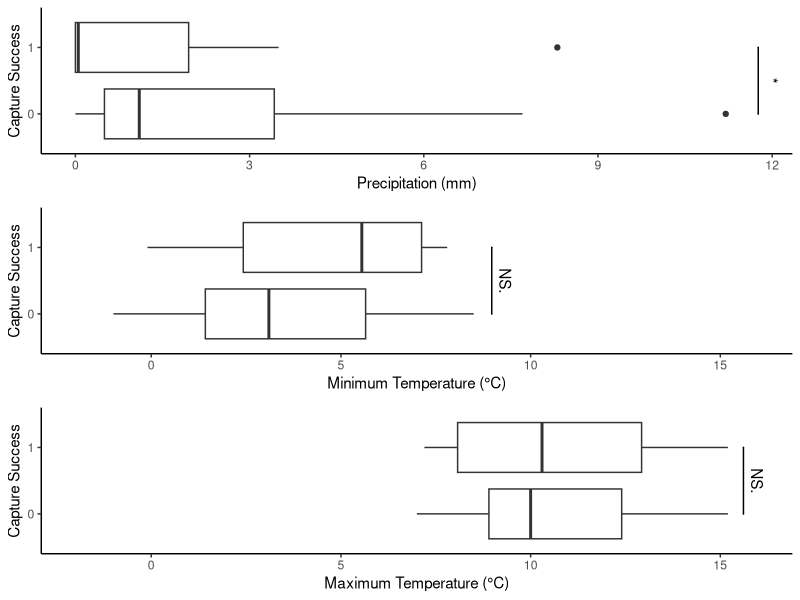
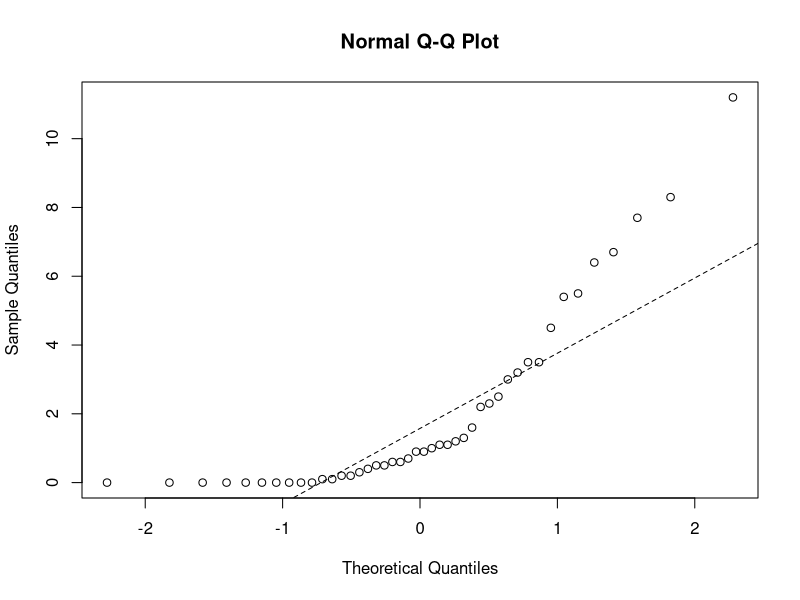
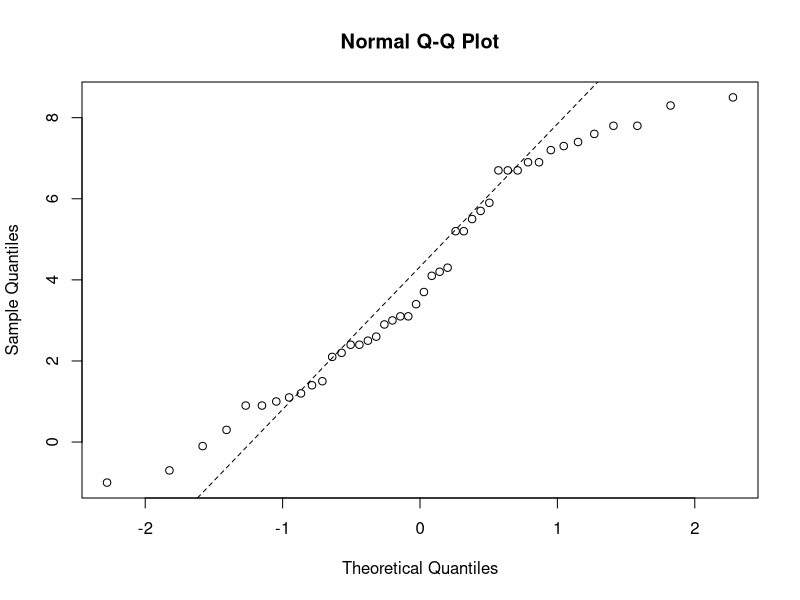
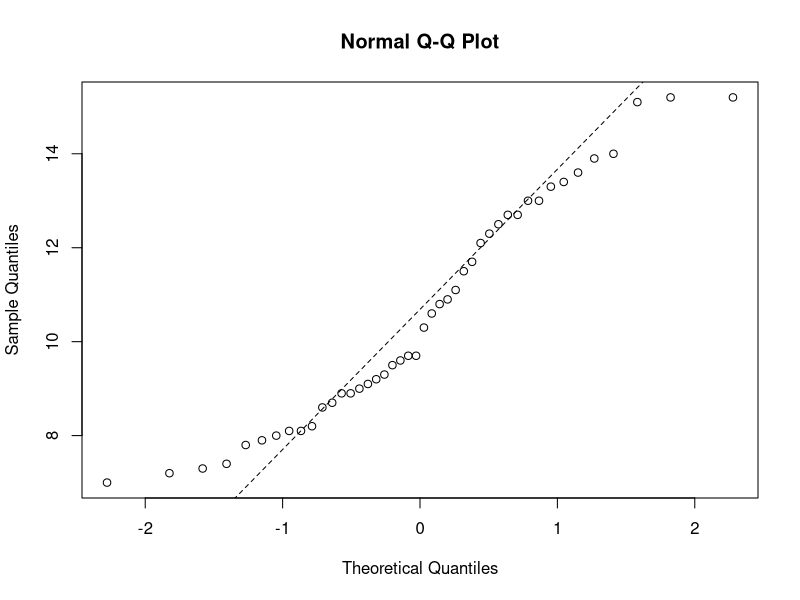

Generate these figures, in order, with R:
## ---- chunk 1
# load packages
library(tidyverse)
library(gridExtra)
library(ggsignif) 
library(coin)

# load data
df <- read.csv("trapping_nights_weather_success.csv", header = T, sep = ",")
summary(df)
df$capture.success <- as.factor(df$capture.success)
str(df)

## ---- chunk 2
# note: missing weather data from 19/02/2024 - weather station blip?
df <- na.omit(df)

# precipitation
rain <- ggplot(df, aes(x = rain.mm, y = capture.success)) +
  geom_boxplot() +
  geom_signif(comparisons = list(c("0","1")), map_signif_level = T, tip_length = 0) +
  labs(x = "Precipitation (mm)", y = "Capture Success") +
  theme_classic()

# min temp
mintemp <- ggplot(df, aes(x = mintp, y = capture.success)) +
  geom_boxplot() +
  geom_signif(comparisons = list(c("0","1")), map_signif_level = T, tip_length = 0) +
  labs(x = "Minimum Temperature (°C)", y = "Capture Success") +
  xlim(-2, 16) +
  theme_classic()

# max temp
maxtemp <- ggplot(df, aes(x = maxtp, y = capture.success)) +
  geom_boxplot() +
  geom_signif(comparisons = list(c("0","1")), map_signif_level = T, tip_length = 0) +
  labs(x = "Maximum Temperature (°C)", y = "Capture Success") +
  xlim(-2, 16) +
  theme_classic()

grid.arrange(rain, mintemp, maxtemp, ncol=1)
## ---- chunk 3
# check for normality
qqnorm(df$rain.mm); qqline(df$rain.mm, lty=2)
qqnorm(df$mintp); qqline(df$mintp, lty=2)
qqnorm(df$maxtp); qqline(df$maxtp, lty=2)

wilcox_test(df$rain.mm ~ df$capture.success)
wilcox_test(df$mintp ~ df$capture.success)
wilcox_test(df$maxtp ~ df$capture.success)

# test chosen because: 
# non-parametric (data not normal)
